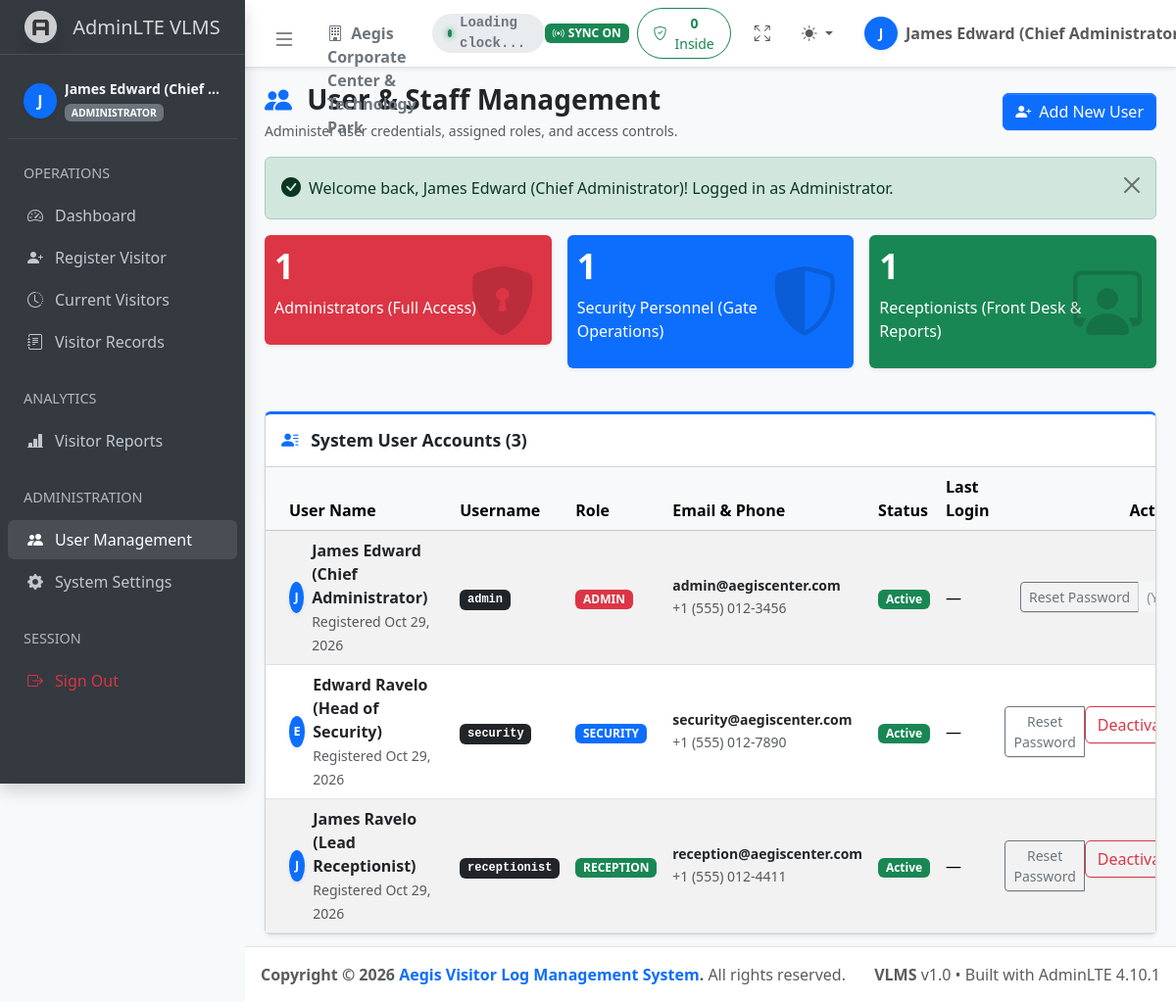
/users.php (signed in), run on the app's committed database.
### tables this page shows
CREATE TABLE `users` (
    `id` INT AUTO_INCREMENT PRIMARY KEY,
    `username` VARCHAR(50) NOT NULL UNIQUE,
    `password_hash` VARCHAR(255) NOT NULL,
    `full_name` VARCHAR(100) NOT NULL,
    `email` VARCHAR(100) NOT NULL,
    `phone` VARCHAR(30) NULL,
    `role` ENUM('admin', 'security', 'receptionist') NOT NULL DEFAULT 'receptionist',
    `status` ENUM('active', 'inactive') NOT NULL DEFAULT 'active',
    `avatar` VARCHAR(255) NULL,
    `created_at` DATETIME DEFAULT CURRENT_TIMESTAMP,
    `last_login` DATETIME NULL
);

### config/helpers.php (called while the page is built, shortened)
<?php
function getFlash(string $type): ?string {
    $key = 'flash_' . $type;
    if (isset($_SESSION[$key])) {
        $msg = $_SESSION[$key];
        return $msg;
    }
    return null;
}
function formatDateTime(?string $date, string $format = 'M d, Y h:i A'): string {
    if (empty($date) || $date === '0000-00-00 00:00:00') {
        return '—';
    }
    try {
        $dt = new DateTime($date);
        return $dt->format($format);
    } catch (Exception $e) {
        return clean($date);
    }
}
function formatDateOnly(?string $date): string {
    return formatDateTime($date, 'M d, Y');
}

### config/auth.php (called while the page is built, shortened)
<?php
function getUserId(): ?int {
    return $_SESSION['user_id'] ?? null;
}

### users.php (the view, shortened to what this page needs)
<?php
require_once __DIR__ . '/config/auth.php';
require_once __DIR__ . '/config/helpers.php';
$pdo = getDB();
$users = $pdo->query("SELECT * FROM users ORDER BY role ASC, full_name ASC")->fetchAll();
$flashSuccess = getFlash('success');
require_once __DIR__ . '/includes/header.php';
require_once __DIR__ . '/includes/navbar.php';
require_once __DIR__ . '/includes/sidebar.php';
?>
<div class="app-content-header py-3">
    <div class="container-fluid">
        <div class="row align-items-center">
            <div class="col-sm-6">
                <h3 class="mb-0 fw-bold">
                    <i class="bi bi-people-fill text-primary me-2"></i> User & Staff Management
                </h3>
                <div class="text-muted small mt-1">Administer user credentials, assigned roles, and access controls.</div>
            </div>
            <div class="col-sm-6 text-sm-end">
                <button type="button" class="btn btn-primary" data-bs-toggle="modal" data-bs-target="#createUserModal">
                    <i class="bi bi-person-plus-fill me-1"></i> Add New User
                </button>
            </div>
        </div>
    </div>
</div>
<div class="app-content">
    <div class="container-fluid">
        <?php if ($flashSuccess): ?>
            <div class="alert alert-success alert-dismissible fade show d-flex align-items-center gap-2" role="alert">
                <i class="bi bi-check-circle-fill fs-5"></i>
                <div><?= htmlspecialchars($flashSuccess) ?></div>
                <button type="button" class="btn-close" data-bs-dismiss="alert" aria-label="Close"></button>
            </div>
        <?php endif; ?>
        <div class="row g-3 mb-4">
            <div class="col-md-4">
                <div class="small-box text-bg-danger shadow-sm">
                    <div class="inner">
                        <h3><?= count(array_filter($users, fn($u) => $u['role'] === 'admin')) ?></h3>
                        <p>Administrators (Full Access)</p>
                    </div>
                    <i class="small-box-icon bi bi-shield-lock-fill"></i>
                </div>
            </div>
            <div class="col-md-4">
                <div class="small-box text-bg-primary shadow-sm">
                    <div class="inner">
                        <h3><?= count(array_filter($users, fn($u) => $u['role'] === 'security')) ?></h3>
                        <p>Security Personnel (Gate Operations)</p>
                    </div>
                    <i class="small-box-icon bi bi-shield-shaded"></i>
                </div>
            </div>
            <div class="col-md-4">
                <div class="small-box text-bg-success shadow-sm">
                    <div class="inner">
                        <h3><?= count(array_filter($users, fn($u) => $u['role'] === 'receptionist')) ?></h3>
                        <p>Receptionists (Front Desk & Reports)</p>
                    </div>
                    <i class="small-box-icon bi bi-person-workspace"></i>
                </div>
            </div>
        </div>
        <div class="card card-primary card-outline shadow-sm">
            <div class="card-header">
                <h3 class="card-title fw-bold">
                    <i class="bi bi-person-lines-fill text-primary me-2"></i> System User Accounts (<?= count($users) ?>)
                </h3>
            </div>
            <div class="card-body table-responsive p-0">
                <table class="table table-hover table-striped align-middle mb-0">
                    <thead class="table-light">
                        <tr>
                            <th>User Name</th>
                            <th>Username</th>
                            <th>Role</th>
                            <th>Email & Phone</th>
                            <th>Status</th>
                            <th>Last Login</th>
                            <th class="text-end">Actions</th>
                        </tr>
                    </thead>
                    <tbody>
                        <?php foreach ($users as $u): ?>
                            <tr>
                                <td>
                                    <div class="d-flex align-items-center gap-2">
                                        <div class="rounded-circle bg-primary text-white d-flex align-items-center justify-content-center shadow-sm" style="width:32px; height:32px; font-weight:700; font-size:0.8rem;">
                                            <?= strtoupper(substr($u['full_name'], 0, 1)) ?>
                                        </div>
                                        <div>
                                            <div class="fw-bold text-body"><?= htmlspecialchars($u['full_name']) ?></div>
                                            <small class="text-muted">Registered <?= formatDateOnly($u['created_at']) ?></small>
                                        </div>
                                    </div>
                                </td>
                                <td>
                                    <span class="badge text-bg-dark font-monospace"><?= htmlspecialchars($u['username']) ?></span>
                                </td>
                                <td>
                                    <?php if ($u['role'] === 'admin'): ?>
                                        <span class="badge text-bg-danger text-uppercase">Admin</span>
                                    <?php elseif ($u['role'] === 'security'): ?>
                                        <span class="badge text-bg-primary text-uppercase">Security</span>
                                    <?php else: ?>
                                        <span class="badge text-bg-success text-uppercase">Reception</span>
                                    <?php endif; ?>
                                </td>
                                <td>
                                    <div class="small fw-semibold text-body"><?= htmlspecialchars($u['email']) ?></div>
                                    <small class="text-muted"><?= htmlspecialchars($u['phone'] ?: 'No phone') ?></small>
                                </td>
                                <td>
                                    <?php if ($u['status'] === 'active'): ?>
                                        <span class="badge text-bg-success">Active</span>
                                    <?php else: ?>
                                        <span class="badge text-bg-secondary">Inactive</span>
                                    <?php endif; ?>
                                </td>
                                <td>
                                    <?= formatDateTime($u['last_login']) ?>
                                </td>
                                <td class="text-end">
                                    <div class="btn-group btn-group-sm">
                                        <button type="button" class="btn btn-outline-secondary" onclick="openResetPasswordModal(<?= $u['id'] ?>, '<?= addslashes(htmlspecialchars($u['username'])) ?>')">
                                            Reset Password
                                        </button>
                                        <?php if ($u['id'] !== getUserId()): ?>
                                            <form method="POST" action="users.php" style="display:inline;" onsubmit="return confirm('Toggle status for <?= addslashes(htmlspecialchars($u['full_name'])) ?>?');">
                                                <button type="submit" class="btn <?= ($u['status'] === 'active') ? 'btn-outline-danger' : 'btn-outline-success' ?>">
                                                    <?= ($u['status'] === 'active') ? 'Deactivate' : 'Activate' ?>
                                                </button>
                                            </form>
                                        <?php else: ?>
                                            <span class="btn btn-sm btn-light disabled text-muted">(You)</span>
                                        <?php endif; ?>
                                    </div>
                                </td>
                            </tr>
                        <?php endforeach; ?>
                    </tbody>
                </table>
            </div>
        </div>
    </div>
</div>
<?php require_once __DIR__ . '/includes/footer.php'; ?>

### data on the page
users: full_name "J", full_name "James Edward (Chief Administrator)", created_at "Oct 29, 2026", username "admin", role "ADMIN", email "admin@aegiscenter.com", phone "+1 (555) 012-3456", status "Active", last_login "—", shows "(You)"
users: full_name "E", full_name "Edward Ravelo (Head of Security)", created_at "Oct 29, 2026", username "security", role "SECURITY", email "security@aegiscenter.com", phone "+1 (555) 012-7890", status "Active", last_login "—"
users: full_name "J", full_name "James Ravelo (Lead Receptionist)", created_at "Oct 29, 2026", username "receptionist", role "RECEPTION", email "reception@aegiscenter.com", phone "+1 (555) 012-4411", status "Active", last_login "—"

### other printed values
$facilityName "Aegis Corporate Center & Technology Park"
$insideCount "0"
substr($userName, 0, 1) "J"
$userName "James Edward (Chief…"
getRoleBadgeLabel($currentRole) "ADMINISTRATOR"
$flashSuccess "Welcome back, James Edward (Chief Administrator)! Logged in as Administrator."
count(array_filter($users, fn($u) => $u['role'] === 'admin')) "1"
count(array_filter($users, fn($u) => $u['role'] === 'security')) "1"
count(array_filter($users, fn($u) => $u['role'] === 'receptionist')) "1"
count($users) "3"
